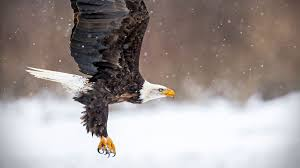
#> input picture Images/baldeagle.jpg, 300 x 168 px
$ python canny.py --image Images/baldeagle.jpg
#> lines starting #> are read from the running program, lines starting #| are printed output that depends on the picture
import cv2
import numpy as np
import argparse


ap = argparse.ArgumentParser()
ap.add_argument("-1","--image",required=True,help="input image path")
args = vars(ap.parse_args())

image = cv2.imread(args["image"])
#> image is the input picture: shape (168, 300, 3); mean B, G, R 149.8, 151.9, 160.8
image = cv2.cvtColor(image,cv2.COLOR_BGR2GRAY)
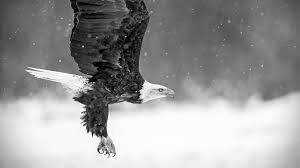
#> image: shape (168, 300); min 0, max 255, mean 154.3
gblur = cv2.GaussianBlur(image,(5,5),0)
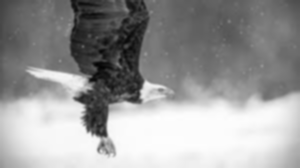
#> gblur: shape (168, 300); min 4, max 254, mean 154.3
cv2.imshow("gaussianblurredgreyscale",gblur)
cv2.waitKey(0)

cannied = cv2.Canny(image, 30, 150)
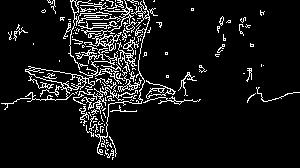
#> cannied: shape (168, 300); 8.6% white in thin lines or dots
cv2.imshow("cannyedges",cannied)
cv2.waitKey(0)
